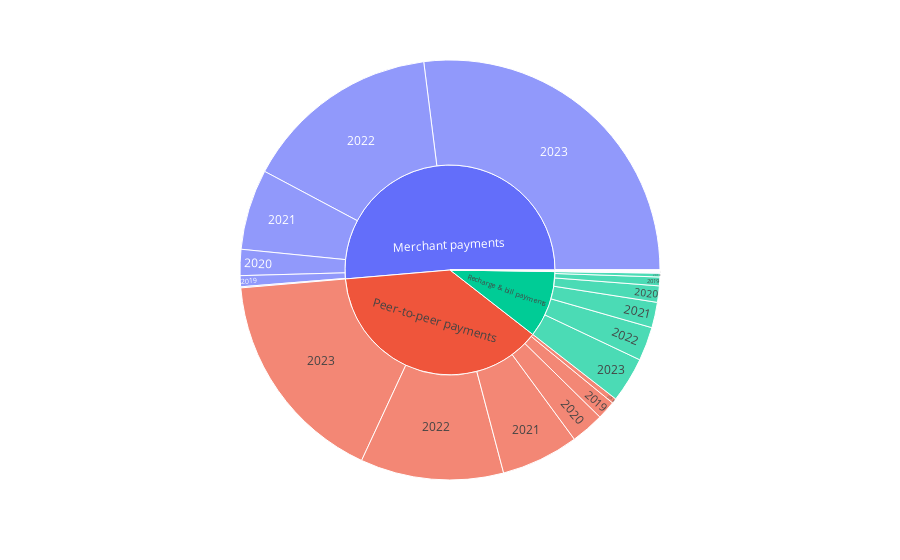

This figure's notebook cell:
### Code cell
fig = px.sunburst(agg_trans_df, path=['Transacion_type', 'Year'], values='Transacion_count')
fig.show()

### Figure 1 — Plotly figure (JSON) as saved in the notebook; plotly's stock layout.template omitted (floating-point values rounded to 4 significant figures)
{"data": [{"branchvalues": "total", "domain": {"x": [0, 1], "y": [0, 1]}, "hovertemplate": "labels=%{label}<br>Transacion_count=%{value}<br>parent=%{parent}<br>id=%{id}<extra></extra>", "ids": ["Financial Services/2018", "Merchant payments/2018", "Others/2018", "Peer-to-peer payments/2018", "Recharge & bill payments/2018", "Financial Services/2019", "Merchant payments/2019", "Others/2019", "Peer-to-peer payments/2019", "Recharge & bill payments/2019", "Financial Services/2020", "Merchant payments/2020", "Others/2020", "Peer-to-peer payments/2020", "Recharge & bill payments/2020", "Financial Services/2021", "Merchant payments/2021", "Others/2021", "Peer-to-peer payments/2021", "Recharge & bill payments/2021", "Financial Services/2022", "Merchant payments/2022", "Others/2022", "Peer-to-peer payments/2022", "Recharge & bill payments/2022", "Financial Services/2023", "Merchant payments/2023", "Others/2023", "Peer-to-peer payments/2023", "Recharge & bill payments/2023", "Financial Services", "Merchant payments", "Others", "Peer-to-peer payments", "Recharge & bill payments"], "labels": ["2018", "2018", "2018", "2018", "2018", "2019", "2019", "2019", "2019", "2019", "2020", "2020", "2020", "2020", "2020", "2021", "2021", "2021", "2021", "2021", "2022", "2022", "2022", "2022", "2022", "2023", "2023", "2023", "2023", "2023", "Financial Services", "Merchant payments", "Others", "Peer-to-peer payments", "Recharge & bill payments"], "name": "", "parents": ["Financial Services", "Merchant payments", "Others", "Peer-to-peer payments", "Recharge & bill payments", "Financial Services", "Merchant payments", "Others", "Peer-to-peer payments", "Recharge & bill payments", "Financial Services", "Merchant payments", "Others", "Peer-to-peer payments", "Recharge & bill payments", "Financial Services", "Merchant payments", "Others", "Peer-to-peer payments", "Recharge & bill payments", "Financial Services", "Merchant payments", "Others", "Peer-to-peer payments", "Recharge & bill payments", "Financial Services", "Merchant payments", "Others", "Peer-to-peer payments", "Recharge & bill payments", "", "", "", "", ""], "type": "sunburst", "values": [20384145, 112656898, 24575693, 523796208, 398789466, 12624867, 1149862129, 46571025, 1954956507, 915812687, 8514716, 2729138477, 28904189, 3491324361, 1716092998, 13726318, 8436879039, 46034148, 8123977694, 2667812021, 15890732, 20697814959, 47652925, 14997309061, 3542626057, 23871038, 36711748568, 36743674, 22740557945, 4744133462, 95011816, 69838100070, 230481654, 51831921776, 13985266691]}], "layout": {"legend": {"tracegroupgap": 0}, "margin": {"t": 60}}}
